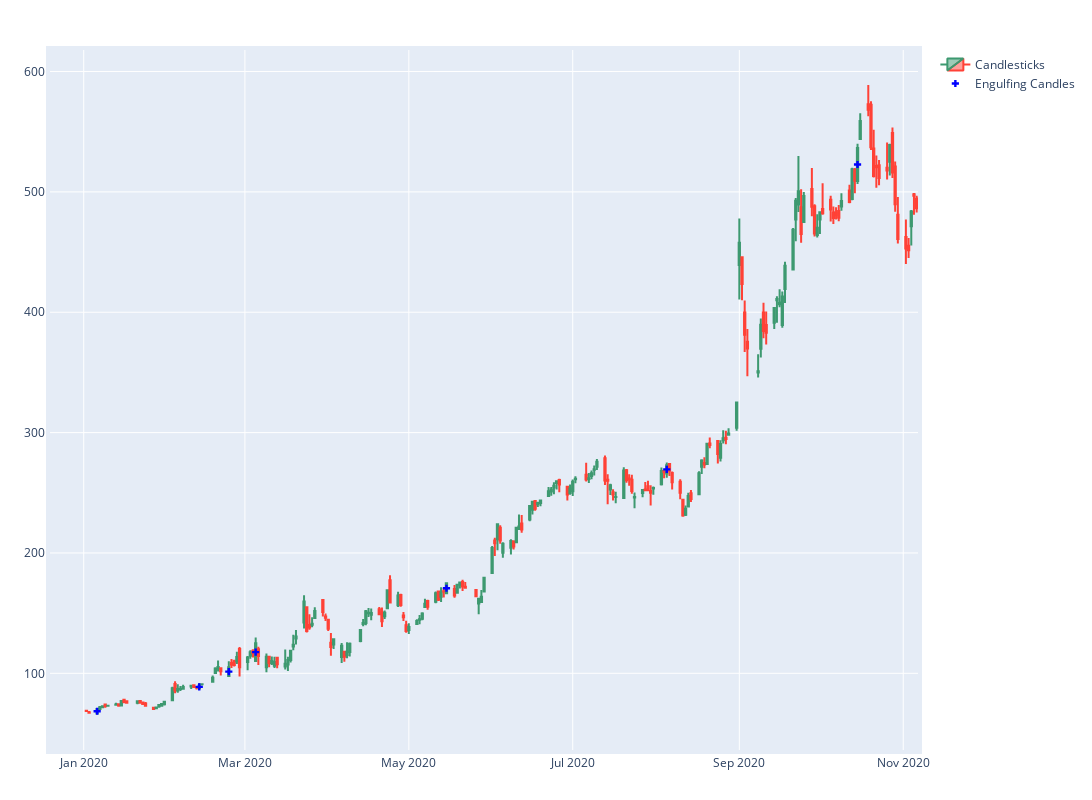

Notebook code cell kept with this figure:
### Code cell
import plotly.graph_objects as go

def charty(candeDf, scatter={'x': [], 'y': [], 'name': ''}, width=800, height=600, margin=dict(l=50, r=50, b=100, t=100, pad=4)):
    df = candeDf.copy()
    #df['date'] = df['date'].apply(lambda x: datetime.strptime(x, '%Y%m%d'))
    fig = go.Figure(
        data=[
          go.Candlestick(x=df['date'],
            open=df['open'],
            high=df['high'],
            low=df['low'],
            close=df['close'],
            name='Candlesticks'),
          go.Scatter(name=scatter['name'], x=scatter['x'], y=scatter['y'], mode='markers', marker={'symbol':'cross', 'size': 6, 'color': 'blue'})
        ])
    config = dict({
        'scrollZoom': True,
        'displaylogo': False,
        'modeBarButtonsToAdd': ['drawline', 'drawopenpath', 'drawclosedpath', 'drawcircle', 'drawrect', 'eraseshape']
    })
    fig.update_layout(
        xaxis_rangeslider_visible=False,
        autosize=False,
        width=width,
        height=height,
        margin=margin,
        dragmode='pan'
      )
    fig.show(config=config)
scatterDots = {'x':candleDf.loc[candleDf['engulfing']]['date'], 'y':(candleDf.loc[candleDf['engulfing']]['open']+candleDf.loc[candleDf['engulfing']]['close'])/2, 'name': 'Engulfing Candles'}

provider = 'ib'
candle_size = '1D'
start_date = datetime(2020, 1, 1)
end_date = datetime(2020, 11, 30)
candleDf = getData(provider, 'ZM', candle_size, start_date, end_date)
candleDf['engulfing'] = getBullishEngulfingCol(candleDf)
charty(candleDf, scatterDots, width=1800, height=800, margin=dict(l=50, r=50, b=50, t=50, pad=4))

### Figure 1 — Plotly figure (JSON) as saved in the notebook; plotly's stock layout.template omitted (floating-point values rounded to 4 significant figures; data arrays with more than 128 entries replaced by an {"elided": "..."} marker saying what was removed)
{"data": [{"close": {"elided": "216 float values"}, "high": {"elided": "216 float values"}, "low": {"elided": "216 float values"}, "name": "Candlesticks", "open": {"elided": "216 float values"}, "type": "candlestick", "x": {"elided": "216 str values"}}, {"marker": {"color": "blue", "size": 6, "symbol": "cross"}, "mode": "markers", "name": "Engulfing Candles", "type": "scatter", "x": ["2020-01-06T00:00:00", "2020-02-13T00:00:00", "2020-02-24T00:00:00", "2020-03-05T00:00:00", "2020-05-15T00:00:00", "2020-08-05T00:00:00", "2020-10-15T00:00:00"], "y": [68.47, 88.73, 101.4, 117.6, 170.7, 269.4, 522.7]}], "layout": {"autosize": false, "dragmode": "pan", "height": 800, "margin": {"b": 50, "l": 50, "pad": 4, "r": 50, "t": 50}, "width": 1800, "xaxis": {"rangeslider": {"visible": false}}}}
